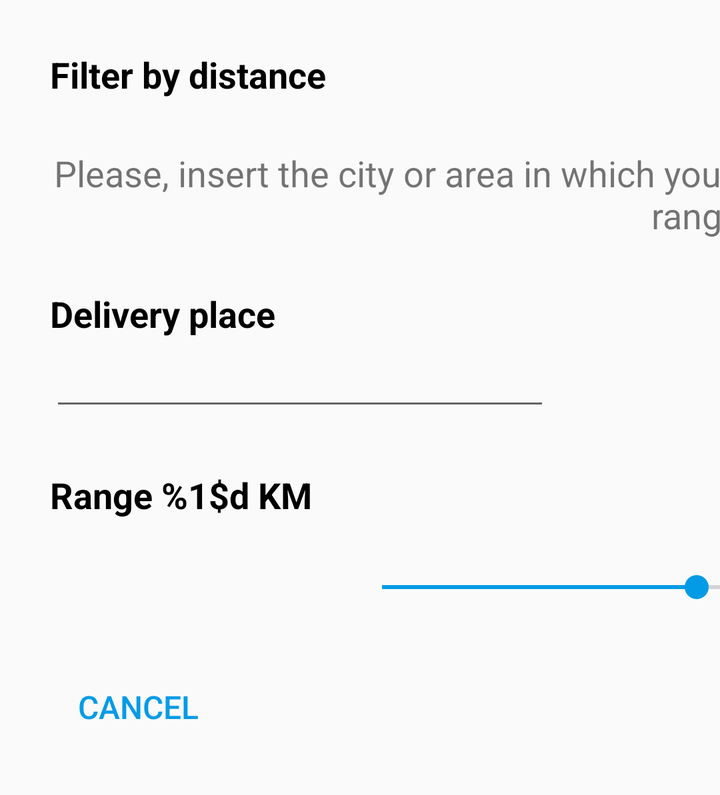
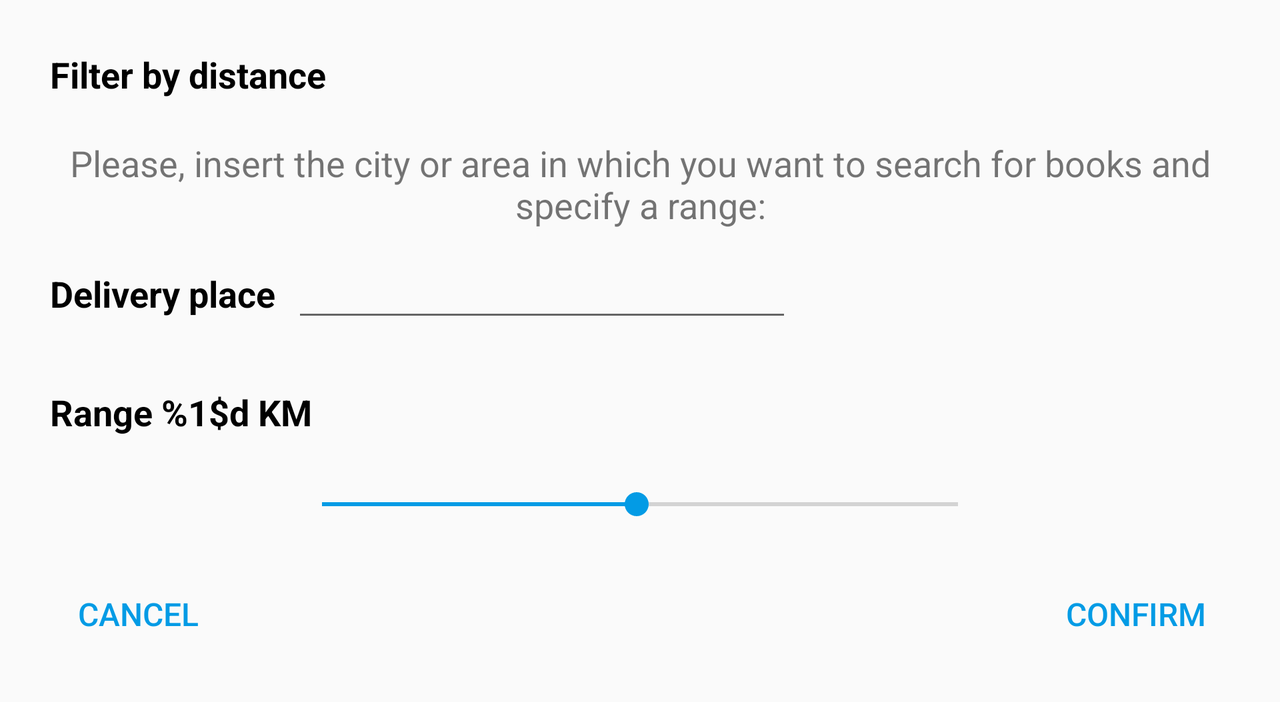

One screen, two layout resources from the same app: the default and the repository's alternative for another configuration. Each is rendered where Android would select it; the XML of both is given below.
<!-- AndroidManifest.xml: application theme AppTheme -->
<!-- res/layout/fragment_distance_filter.xml -->
<?xml version="1.0" encoding="utf-8"?>
<RelativeLayout
    xmlns:android="http://schemas.android.com/apk/res/android"
    android:layout_width="700dp"
    android:layout_height="wrap_content"
    android:padding="25dp">

    <TextView
        android:id="@+id/tv_title"
        android:layout_width="wrap_content"
        android:layout_height="wrap_content"
        android:layout_gravity="center"
        android:text="@string/filter_distance"
        android:textSize="18sp"
        android:textStyle="bold"
        android:textColor="@android:color/black"
        android:layout_marginBottom="25dp"/>

    <TextView
        android:id="@+id/tv_msg"
        android:gravity="center_horizontal"
        android:layout_width="wrap_content"
        android:layout_height="wrap_content"
        android:layout_below="@id/tv_title"
        android:text="@string/filter_distance_message"
        android:textSize="18sp"
        android:layout_marginBottom="25dp" />

    <TextView
        android:id="@+id/tv_address"
        android:layout_width="wrap_content"
        android:layout_height="wrap_content"
        android:layout_below="@id/tv_msg"
        android:gravity="center_horizontal"
        android:text="@string/filter_distance_address"
        android:textColor="@android:color/black"
        android:textSize="18sp"
        android:textStyle="bold" />

    <EditText
        android:id="@+id/et_address"
        android:layout_width="250dp"
        android:layout_height="wrap_content"
        android:layout_below="@id/tv_address"
        android:maxLines="4"/>

    <TextView
        android:id="@+id/tv_range"
        android:layout_width="wrap_content"
        android:layout_height="wrap_content"
        android:layout_marginBottom="25dp"
        android:layout_marginTop="25dp"
        android:layout_below="@id/et_address"
        android:text="@string/filter_distance_range"
        android:textColor="@android:color/black"
        android:textSize="18sp"
        android:textStyle="bold"/>

    <SeekBar
        android:id="@+id/seekBar"
        android:layout_width="350dp"
        android:layout_height="wrap_content"
        android:layout_centerHorizontal="true"
        android:layout_below="@id/tv_range"
        android:max="100"
        android:min="1"
        android:progress="50" />

    <Button
        android:id="@+id/undo_button"
        style="?android:attr/borderlessButtonStyle"
        android:layout_width="wrap_content"
        android:layout_height="40dp"
        android:layout_below="@+id/seekBar"
        android:layout_marginEnd="16dp"
        android:layout_marginRight="16dp"
        android:layout_marginTop="30dp"
        android:layout_alignParentLeft="true"
        android:layout_alignParentStart="true"
        android:text="@string/undo"
        android:textColor="@color/colorAccent"
        android:textSize="16sp"/>

    <Button
        android:id="@+id/confirm_button"
        style="?android:attr/borderlessButtonStyle"
        android:layout_width="wrap_content"
        android:layout_height="40dp"
        android:layout_below="@+id/seekBar"
        android:layout_marginTop="30dp"
        android:layout_alignParentRight="true"
        android:layout_alignParentEnd="true"
        android:text="@string/confirm"
        android:textColor="@color/colorAccent"
        android:textSize="16sp"/>

</RelativeLayout>
<!-- resources referenced by this layout -->
<resources>
  <color name="colorAccent">#039BE5</color>
  <string name="confirm">Confirm</string>
  <string name="filter_distance">Filter by distance</string>
  <string name="filter_distance_address">Delivery place</string>
  <string name="filter_distance_message">Please, insert the city or area in which you want to search for books and specify a range:</string>
  <string name="filter_distance_range">Range %1$d KM</string>
  <string name="undo">Cancel</string>
  <!-- from res/values-v21/ -->
  <style name="AppTheme" parent="Theme.AppCompat.Light.NoActionBar">
          
          <item name="colorPrimary">@color/colorPrimary</item>
          <item name="colorPrimaryDark">@color/colorPrimaryDark</item>
          <item name="colorAccent">@color/colorAccent</item>
  
          
          <item name="android:statusBarColor">@color/colorPrimaryDark</item>
  
          
          <item name="android:colorButtonNormal">@color/colorAccent</item>
  
          <item name="cardViewStyle">@style/CardView</item>
      </style>
  <color name="colorPrimary">#FFC107</color>
  <color name="colorPrimaryDark">#FFA000</color>
</resources>
<!-- res/layout-land/fragment_distance_filter.xml (the repository's variant of the layout above) -->
<!-- drawn on the phone turned sideways -->
<?xml version="1.0" encoding="utf-8"?>
<RelativeLayout
    xmlns:android="http://schemas.android.com/apk/res/android"
    android:layout_width="wrap_content"
    android:layout_height="wrap_content"
    android:padding="25dp">

    <TextView
        android:id="@+id/tv_title"
        android:layout_width="wrap_content"
        android:layout_height="wrap_content"
        android:layout_gravity="center"
        android:text="@string/filter_distance"
        android:textSize="18sp"
        android:textStyle="bold"
        android:textColor="@android:color/black"
        android:layout_marginBottom="20dp"/>

    <TextView
        android:id="@+id/tv_msg"
        android:gravity="center_horizontal"
        android:layout_width="wrap_content"
        android:layout_height="wrap_content"
        android:layout_below="@id/tv_title"
        android:text="@string/filter_distance_message"
        android:textSize="18sp"
        android:layout_marginBottom="20dp" />

    <TextView
        android:id="@+id/tv_address"
        android:layout_width="wrap_content"
        android:layout_height="wrap_content"
        android:layout_below="@id/tv_msg"
        android:gravity="center_horizontal"
        android:text="@string/filter_distance_address"
        android:textColor="@android:color/black"
        android:textSize="18sp"
        android:textStyle="bold" />

    <EditText
        android:id="@+id/et_address"
        android:layout_width="250dp"
        android:layout_height="wrap_content"
        android:layout_toEndOf="@id/tv_address"
        android:layout_toRightOf="@id/tv_address"
        android:layout_below="@id/tv_msg"
        android:layout_marginStart="8dp"
        android:layout_marginLeft="8dp"
        android:layout_alignBaseline="@id/tv_address"
        android:maxLines="2"/>

    <TextView
        android:id="@+id/tv_range"
        android:layout_width="wrap_content"
        android:layout_height="wrap_content"
        android:layout_marginBottom="25dp"
        android:layout_marginTop="35dp"
        android:layout_below="@id/tv_address"
        android:text="@string/filter_distance_range"
        android:textColor="@android:color/black"
        android:textSize="18sp"
        android:textStyle="bold"/>

    <SeekBar
        android:id="@+id/seekBar"
        android:layout_width="350dp"
        android:layout_height="wrap_content"
        android:layout_centerHorizontal="true"
        android:layout_below="@id/tv_range"
        android:max="100"
        android:min="1"
        android:progress="50" />

    <Button
        android:id="@+id/undo_button"
        style="?android:attr/borderlessButtonStyle"
        android:layout_width="wrap_content"
        android:layout_height="40dp"
        android:layout_below="@+id/seekBar"
        android:layout_marginEnd="16dp"
        android:layout_marginRight="16dp"
        android:layout_marginTop="25dp"
        android:layout_alignParentLeft="true"
        android:layout_alignParentStart="true"
        android:text="@string/undo"
        android:textColor="@color/colorAccent"
        android:textSize="16sp"/>

    <Button
        android:id="@+id/confirm_button"
        style="?android:attr/borderlessButtonStyle"
        android:layout_width="wrap_content"
        android:layout_height="40dp"
        android:layout_below="@+id/seekBar"
        android:layout_marginTop="25dp"
        android:layout_alignParentRight="true"
        android:layout_alignParentEnd="true"
        android:text="@string/confirm"
        android:textColor="@color/colorAccent"
        android:textSize="16sp"/>

</RelativeLayout>
